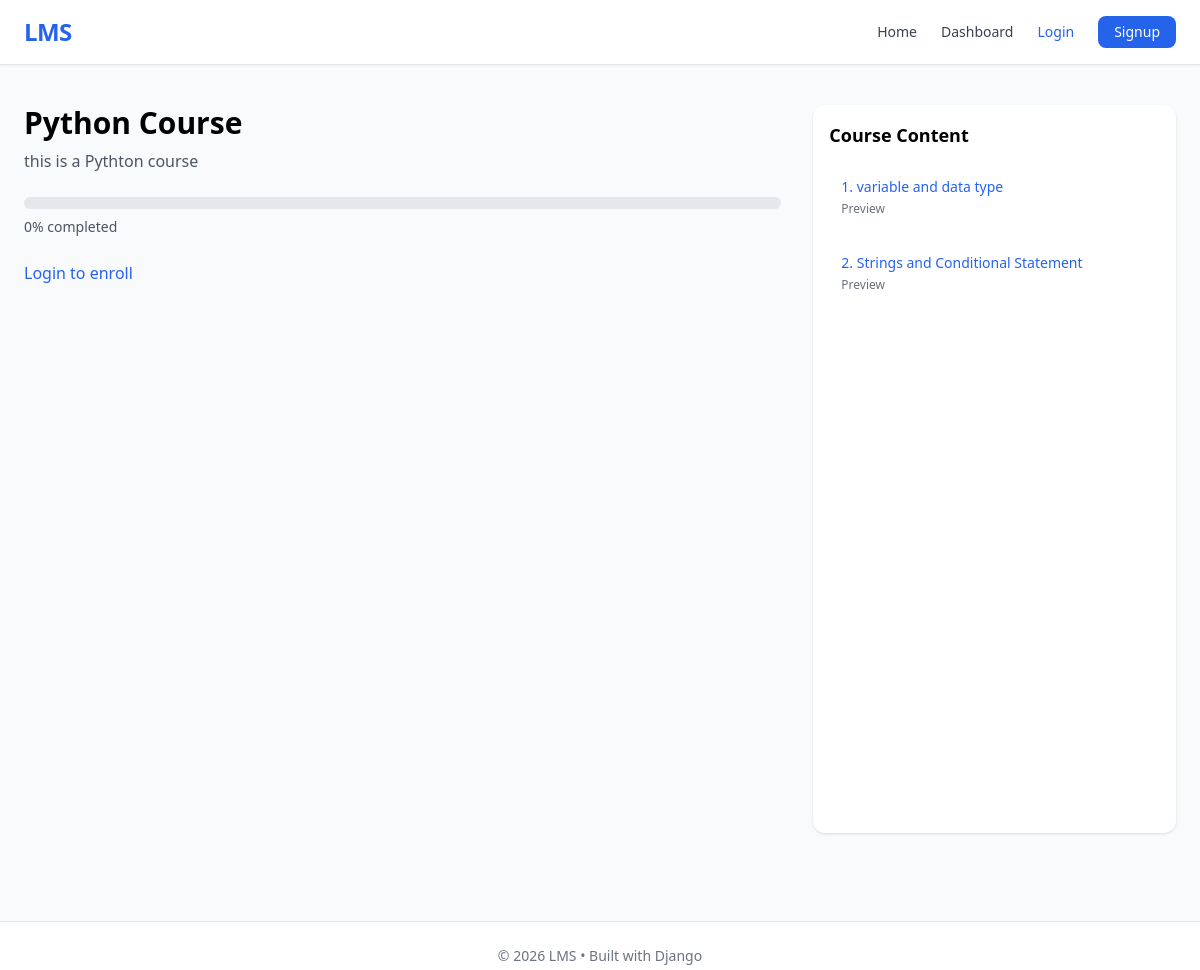
The app's page /course/1/ with its own data.
### courses/models.py (models this page shows, shortened)
class Course(models.Model):
    title = models.CharField(max_length=200)
    description = models.TextField()
    thumbnail = models.URLField(blank=True, null=True)
    category = models.ForeignKey(Category, on_delete=models.SET_NULL, null=True, blank=True)
    created_at = models.DateTimeField(auto_now_add=True)

class Lesson(models.Model):
    course = models.ForeignKey(Course, on_delete=models.CASCADE)
    title = models.CharField(max_length=200)
    video_url = models.URLField(blank=True, null=True)
    content = models.TextField()

### courses/views.py (the view, shortened to what this page needs)
# urls.py: path('course/<int:id>/', course_detail, name='course_detail'),
def course_detail(request, id):
    course = get_object_or_404(Course, id=id)
    lessons = course.lesson_set.all()
    is_enrolled = False
    completed_lessons = []
    total_lessons = lessons.count()
    completed_count = len(completed_lessons)
    progress = 0
    if total_lessons > 0:
        progress = int((completed_count / total_lessons) * 100)
    return render(request, 'course_detail.html', {
        'course': course,
        'lessons': lessons,
        'is_enrolled': is_enrolled,
        'completed_lessons': completed_lessons,
        'progress': progress
    })

### templates/course_detail.html (shortened to what this page needs)
{% extends 'base.html' %}
{% block content %}
<div class="grid lg:grid-cols-3 gap-8">
    <div class="lg:col-span-2">
        <h1 class="text-3xl font-bold mb-2">
            {{ course.title }}
        </h1>
        <p class="text-gray-600 mb-6">
            {{ course.description }}
        </p>
        <div class="mb-6">
            <div class="w-full bg-gray-200 rounded-full h-3 overflow-hidden">
            </div>
            <p class="text-sm mt-2 text-gray-600">
                {{ progress }}% completed
            </p>
        </div>
        {% if user.is_authenticated %}
            {% if not is_enrolled %}
                <a href="/enroll/{{ course.id }}/"
                   class="inline-block bg-blue-600 text-white px-6 py-2 rounded-lg shadow hover:bg-blue-700 transition">
                    Enroll Now
                </a>
            {% else %}
                <span class="text-green-600 font-semibold text-lg">
                    ✔ Enrolled
                </span>
            {% endif %}
        {% else %}
            <a href="/login/" class="text-blue-600">
                Login to enroll
            </a>
        {% endif %}
    </div>
    <div class="bg-white rounded-xl shadow p-4 h-[75vh] overflow-y-auto">
        <h2 class="text-lg font-bold mb-4">Course Content</h2>
        {% for lesson in lessons %}
        <div class="mb-3 p-3 rounded-lg hover:bg-gray-100 transition">
            <div class="flex justify-between items-center">
                <a href="/lesson/{{ lesson.id }}/"
                   class="text-sm font-medium text-blue-600">
                    {{ forloop.counter }}. {{ lesson.title }}
                </a>
            </div>
            <div class="text-xs mt-1">
                {% if forloop.counter <= 2 %}
                    <span class="text-gray-500">Preview</span>
                {% elif is_enrolled %}
                    <span class="text-green-600">Unlocked</span>
                {% else %}
                    <span class="text-red-500">Locked</span>
                {% endif %}
            </div>
        </div>
        {% endfor %}
    </div>
</div>
{% endblock %}

### templates/base.html (style rules this page uses)
body { font-family: system-ui; }

### records on screen
Course: title "Python Course", description "this is a Pythton course"
Lesson: title "variable and data type"
Lesson: title "Strings and Conditional Statement"

### other values on screen
{{ progress }} "0"
